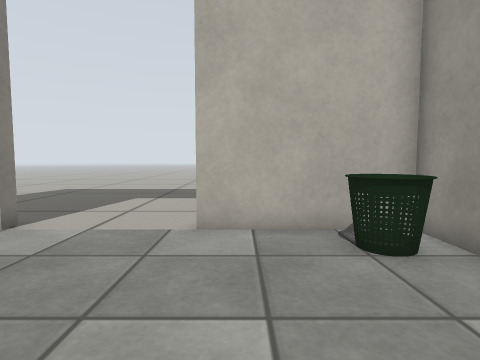
View 1 (above)

12 first-person views from a walk through a world built for the Gazebo simulator. The camera is 0.32 m above the floor, tilts 4° down and sees 80° across. The floor is counted in squares, 0.2 m on a side. Each view is taken from the middle of a square. On the plan, view 1 faces up. The plan holds only what a view shows up to about 15 squares ahead; the rest is blank. Surface patterns are stand-ins for the level's own textures.

View 2
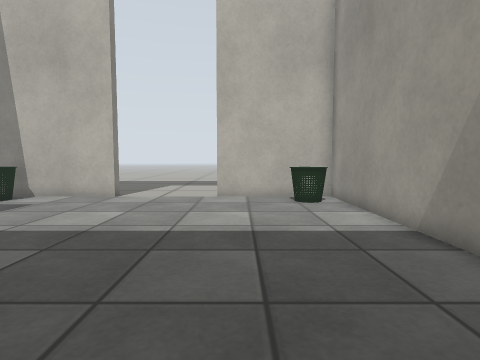

View 3
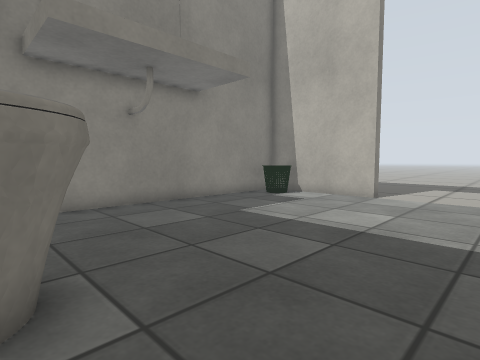

View 4
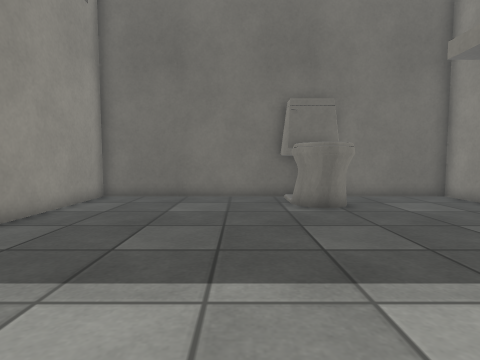

View 5
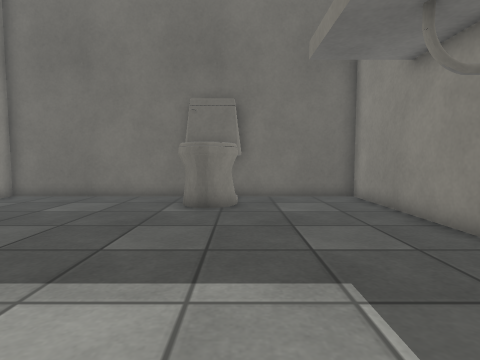

View 6
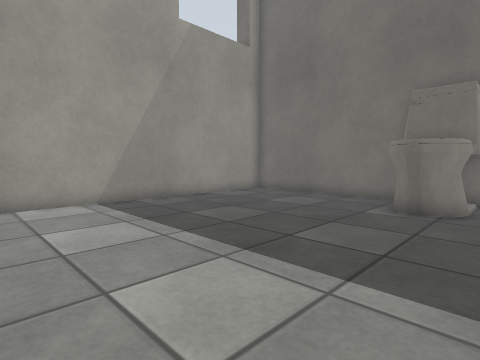

View 7
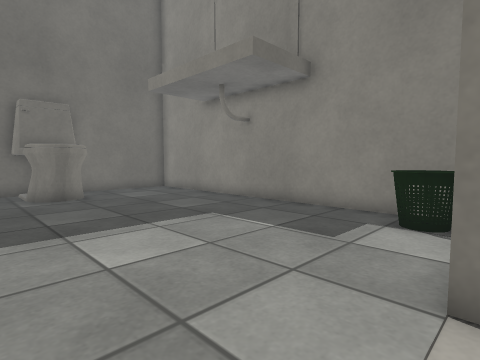

View 8
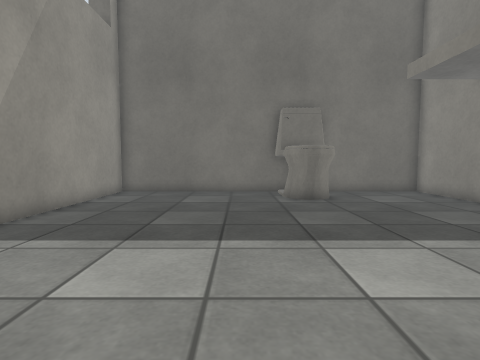

View 9
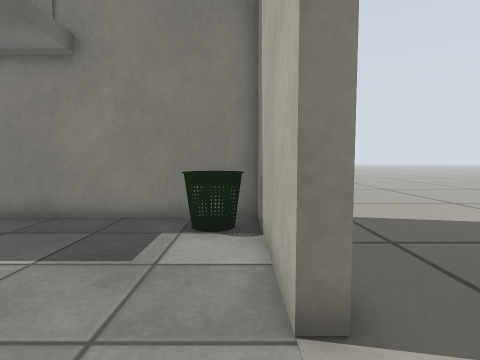

View 10
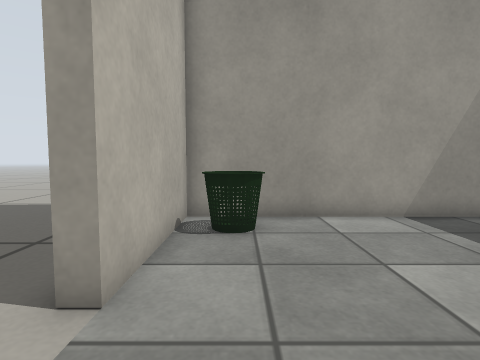

View 11
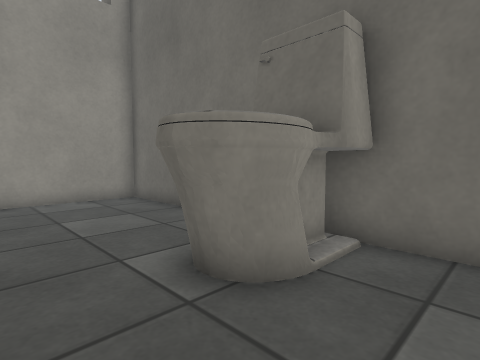

View 12
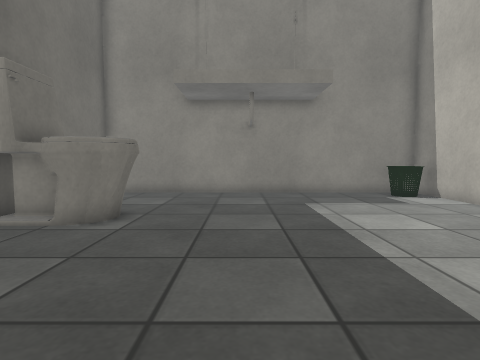

### Floor plan
Points are (right, up) in squares from view 1. A wall is a line through its corners. A room is listed if a view was taken in it or the views show most of it. See-through windows are left out.
Room 1 (views 1, 2, 3, 4, 5, 6, 8, 9, 10, 11, 12)
walls: (-4.2, -5.2) (-4, -5.5) (-3.9, -6.2); (-4.2, -5.3) (-3.9, -5.9); (-4.5, -5.3) (-3.9, -6) (-3.9, -6.3); (-4.5, -5.3) (-4.2, -5.6); (-4.3, -5.4) (-4.2, -5.6); (-4, -5.5) (-3.8, -6.2); (-5.4, -5) (-4.5, -5.3); (-4, -5.6) (-3.9, -6.6); (-4, -5.8) (-4.1, -6.6); (-4.1, -5.8) (-3.9, -6.3); (-5.6, -5.3) (-5.3, -5); (-5.8, -5.3) (-5.4, -5); (-5.8, -5.6) (-4.8, -5.1) (-4.2, -5.4); (-4, -6.3) (-4.2, -7.2); (-4, -6.4) (-4.4, -7.1); (-6, -5.8) (-5, -5.1); (-5.9, -5.9) (-5.1, -5.1); (-4.4, -6.6) (-4.4, -7.9); (-5.9, -6) (-5.4, -5.4); (-5.9, -6.3) (-5.6, -5.5) (-5.3, -5); (-5.8, -6.4) (-5.6, -5.5); (-6, -6.4) (-6, -5.9); (-4, -7.1) (-3.8, -7.5); (-5.7, -7) (-5.9, -6.1); (-5.7, -7) (-5.8, -5.3); (-3.9, -7.7) (-3.9, -8.3); (-5.8, -7.2) (-5.7, -5.5); (-5.4, -7.9) (-5.4, -6.9); (-5.5, 6.5) (-11, 6.5) (-11, -8.5) (4, -8.5) (4, 6.5) (-1, 6.5); (-6, -8.4) (-6, -7.6) (-5.7, -7) (-5.9, -6.2) (-5.7, -5.5)
low walls: (-4.2, -5.4) (-4, -6.4)
ways out: opening at (-3.5, 7) to room 2
objects: bin (-10, 5) to (-9, 6); bin (2, 5) to (3, 6)
Room 2 (view 7)
walls: (-1, 6.5) (-1, 7); (-5.5, 7.1) (-5.5, 6.5)
ways out: opening at (-3.5, 7) to room 1

Where each view was taken, in squares from view 1:
view 1: 0 up, 0 right, facing up
view 2: 6 down, 0 right, facing up
view 3: 6 down, 1 left, facing up-left
view 4: 4 up, 2 left, facing down
view 5: 4 up, 6 left, facing down
view 6: 4 up, 7 left, facing down-right
view 7: 7 up, 2 left, facing down-left
view 8: 6 up, 2 left, facing down
view 9: 6 up, 3 left, facing left
view 10: 5 up, 4 left, facing right
view 11: 3 down, 8 left, facing down-right
view 12: 2 down, 3 right, facing left
